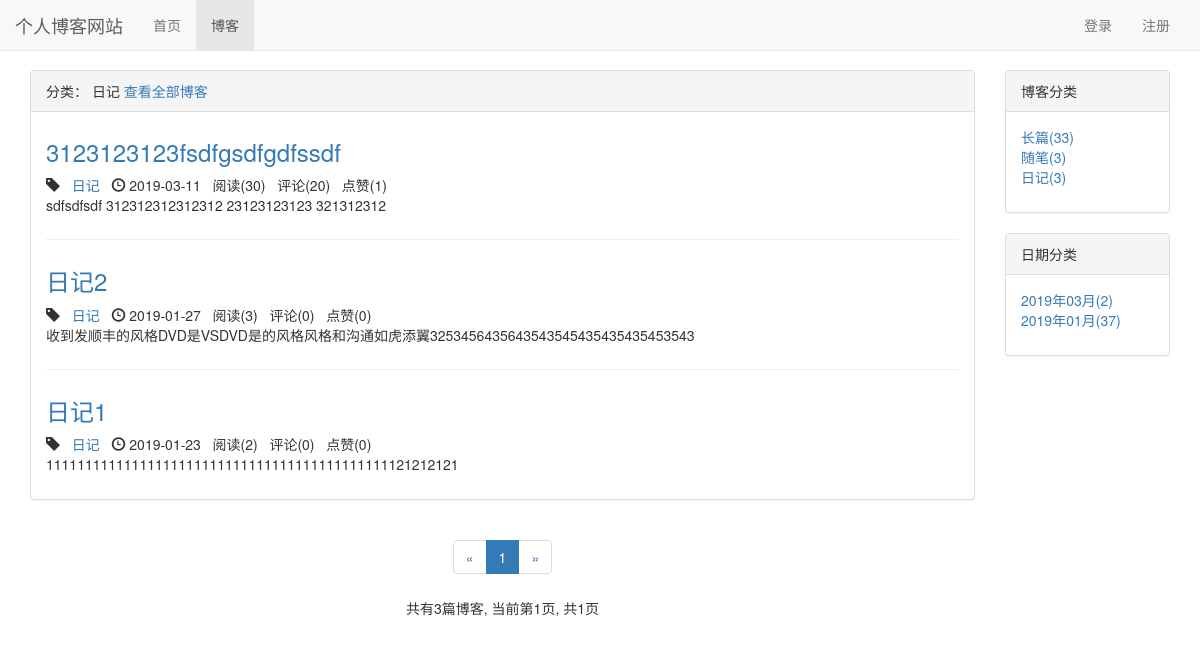
Page /blog/type/3 on the committed database.
### blog/models.py (models this page shows, shortened)
class BlogType(models.Model):
    type_name = models.CharField(max_length=50)
    def __str__(self):
        return self.type_name

class Blog(models.Model, ReadNumExpandMethod):
    title = models.CharField(max_length=50)
    blog_type = models.ForeignKey(BlogType, on_delete=models.CASCADE)
    content = RichTextUploadingField()
    author = models.ForeignKey(User, on_delete=models.CASCADE)
    read_details = GenericRelation(ReadDetail)  # 与阅读细节模型关联起来
    created_time = models.DateTimeField(auto_now_add=True)
    last_updated_time = models.DateTimeField(auto_now=True)
    class Meta:
        ordering = ['-created_time']

### read_statistics/models.py (models this page shows)
class ReadNum(models.Model):
    read_num = models.IntegerField(default=0)
    content_type = models.ForeignKey(ContentType, on_delete=models.CASCADE)
    object_id = models.PositiveIntegerField()
    content_object = GenericForeignKey('content_type', 'object_id')

### likes/models.py (models this page shows)
class LikeCount(models.Model):
    content_type = models.ForeignKey(ContentType, on_delete=models.CASCADE)
    object_id = models.PositiveIntegerField()
    content_object = GenericForeignKey('content_type', 'object_id')
    liked_num = models.IntegerField(default=0)

### blog/views.py (the view)
# urls.py: path('type/<int:blog_type_pk>', views.blogs_with_type, name='blogs_with_type'),
def blogs_with_type(request, blog_type_pk):
    blog_type = get_object_or_404(BlogType, pk=blog_type_pk)
    blogs_all_list = Blog.objects.filter(blog_type=blog_type)
    context = get_blog_list_common_data(blogs_all_list, request)
    context['blog_type'] = blog_type
    return render(request, 'blog/blogs_with_type.html', context)

### comment/templatetags/comment_tags.py (called while the page is built)
@register.simple_tag
def get_comment_count(obj):
    content_type = ContentType.objects.get_for_model(obj)
    return Comment.objects.filter(content_type=content_type, object_id=obj.pk).count()

### likes/templatetags/likes_tags.py (called while the page is built)
@register.simple_tag
def get_like_count(obj):
    content_type = ContentType.objects.get_for_model(obj)
    like_count, created = LikeCount.objects.get_or_create(content_type=content_type, object_id=obj.pk)
    return like_count.liked_num

### read_statistics/models.py (called while the page is built)
    def get_read_num(self):
        try:
            ct = ContentType.objects.get_for_model(self)
            readnum = ReadNum.objects.get(content_type=ct, object_id=self.pk)
            return readnum.read_num
        except exceptions.ObjectDoesNotExist:
            return 0

### user/context_processors.py (called while the page is built)
def login_modal_form(request):
    return {'login_modal_form': LoginForm()}

### blog/templates/blog/blogs_with_type.html (shortened to what this page needs)
{% extends 'blog/blog_list.html' %}
{% block blog_list_title %}
    分类： {{ blog_type.type_name }}
    <a href="{% url 'blog_list' %}">查看全部博客</a>
{% endblock %}

### blog/templates/blog/blog_list.html (shortened to what this page needs)
{% extends 'base.html' %}
{% block nav_blog_active %}active{% endblock %}
{% load staticfiles %}
{% load comment_tags %}
{% load likes_tags %}
{% block header_extends %}
    <link rel="stylesheet" type="text/css" href="{% static 'blog/blog.css' %}">
{% endblock %}
{% block content %}
    <div class="container">
        <div class="row">
            <div class="col-xs-12 col-sm-8 col-md-9 col-lg-10">
                <div class="panel panel-default">
                    <div class="panel-heading">{% block blog_list_title %}博客列表{% endblock %}</div>
                    <div class="panel-body">
                        {% for blog in page_of_blogs.object_list %}
                            <div class="blog">
                                <h3><a href="{% url 'blog_detail' blog.pk %}">{{ blog.title }}</a></h3>
                                <p class="blog-info">
                                    <span class="glyphicon glyphicon-tag"></span>&nbsp;&nbsp;&nbsp;<a href="{% url 'blogs_with_type' blog.blog_type.pk %}">{{ blog.blog_type }}</a>&nbsp;&nbsp;&nbsp;<span class="glyphicon glyphicon-time"></span> {{ blog.created_time|date:"Y-m-d" }}&nbsp;&nbsp;
                                    阅读({{ blog.get_read_num }})&nbsp;&nbsp;
                                    评论({% get_comment_count blog %})&nbsp;&nbsp;
                                    点赞({% get_like_count blog %})
                                </p>
                                <p>{{ blog.content|striptags|truncatechars:120 }}</p>
                            </div>
                        {% empty %}
                            <div class="blog">
                                <h3>暂无博客，敬请期待</h3>
                            </div>
                        {% endfor %}
                    </div>
                </div>
                <div class="paginator">
                    <ul class="pagination">
                        <li>
                            {% if page_of_blogs.has_previous %}
                                <a href="?page={{ page_of_blogs.previous_page_number }}" aria-label="Previous">
                                    <span aria-hidden="true">&laquo;</span>
                                </a>
                            {% else %}
                                <span aria-hidden="true">&laquo;</span>
                            {% endif %}
                        </li>
                        {% for page_num in page_range %}
                            {% if page_num == page_of_blogs.number %}
                                <li class="active"><span>{{ page_num }}</span></li>
                            {% else %}
                                {% if page_num == '...' %}
                                    <li><span>{{ page_num }}</span></li>
                                {% else %}
                                    <li><a href="?page={{ page_num }}">{{ page_num }}</a></li>
                                {% endif %}
                            {% endif %}
                        {% endfor %}
                        <li>
                            {% if page_of_blogs.has_next %}
                                <a href="?page={{ page_of_blogs.next_page_number }}" aria-label="Next">
                                    <span aria-hidden="true">&raquo;</span>
                                </a>
                            {% else %}
                                <span aria-hidden="true">&raquo;</span>
                            {% endif %}
                        </li>
                    </ul>
                    <p>
                        共有{{ page_of_blogs.paginator.count }}篇博客,
                        当前第{{ page_of_blogs.number }}页,
                        共{{ page_of_blogs.paginator.num_pages }}页
                    </p>
                </div>
            </div>
            <div class="hidden-xs col-sm-4 col-md-3 col-lg-2">
                <div class="panel panel-default">
                    <div class="panel-heading">博客分类</div>
                    <div class="panel-body">
                        <ul class="blog-types">
                            {% for blog_type in blog_types %}
                                <li><a href="{% url 'blogs_with_type' blog_type.pk %}">{{ blog_type.type_name }}({{ blog_type.blog_set.count }})</a></li>
                            {% empty %}
                                <li>暂无分类</li>
                            {% endfor %}
                        </ul>
                    </div>
                </div>
                <div class="panel panel-default">
                    <div class="panel-heading">日期分类</div>
                    <div class="panel-body">
                        <ul>
                            {% for blog_date, blog_count in blog_dates.items %}
                                <li>
                                    <a href="{% url 'blogs_with_date' blog_date.year blog_date.month %}">
                                        {{ blog_date|date:"Y年m月" }}({{ blog_count }})
                                    </a>
                                </li>
                            {% endfor %}
                        </ul>
                    </div>
                </div>
            </div>
        </div>
    </div>
{% endblock %}

### static/css/base.css (style rules this page uses)
* { margin: 0; padding: 0; }
body { margin-top: 70px!important; }
ul { list-style-type: none!important; }

### blog/static/blog/blog.css (style rules this page uses)
ul.blog-types { list-style-type: none; }
div.blog:not(:last-child) { margin-bottom: 2em; padding-bottom: 1em; border-bottom: 1px solid #eee; }
div.blog h3 { margin-top: 0.5em; }
div.blog p.blog-info { margin-bottom: 0; }
div.paginator { text-align: center; }

### rows in the picture
BlogType: type_name "日记", blog_set.count "3"
Blog: title "3123123123fsdfgsdfgdfssdf", blog_type "日记", created_time "2019-03-11", get_read_num "30", id "20", id.liked_num "1", content "sdfsdfsdf 312312312312312 23123123123 321312312"
Blog: title "日记2", blog_type "日记", created_time "2019-01-27", get_read_num "3", id "0", id.liked_num "0", content "收到发顺丰的风格DVD是VSDVD是的风格风格和沟通如虎添翼3253456435643543545435435435453543"
Blog: title "日记1", blog_type "日记", created_time "2019-01-23", get_read_num "2", id "0", id.liked_num "0", content "11111111111111111111111111111111111111111111121212121"
BlogType: type_name "长篇", blog_set.count "33"
BlogType: type_name "随笔", blog_set.count "3"

### other values in the picture
{{ page_num }} "1"
{{ page_of_blogs.paginator.count }} "3"
{{ page_of_blogs.number }} "1"
{{ page_of_blogs.paginator.num_pages }} "1"
{{ blog_date|date:"Y年m月" }} "2019年03月" "2019年01月"
{{ blog_count }} "2" "37"
